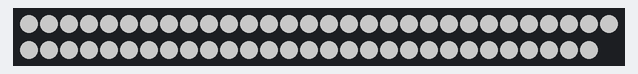
Bench run of a sketch on a simulated Arduino Uno, built with avr-gcc and run on an emulated ATmega328P. Shown: 59 RGB LEDs in strip order, left to right, continuing on the next row. Dim RGB values are drawn brighter than linear.

Above: at 0.1 s.
At 2.1 s:
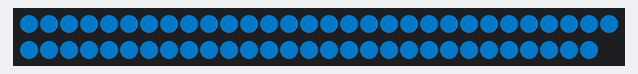
At 4.1 s:
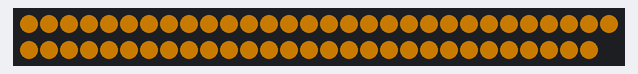
At 6.1 s:
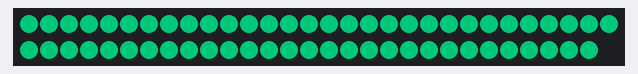
At 8.1 s:
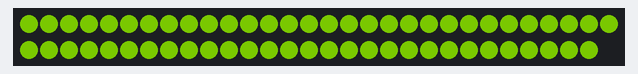
At 38.6 s:
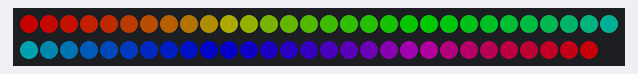

Measured:
- what the display in image 1 shows lasts 2.0 s, from 2.0 s to 4.0 s

The sketch:

test.ino
```cpp
#include <Adafruit_NeoPixel.h>
#ifdef __AVR__
  #include <avr/power.h>
#endif


#define PIN 6 //Arduino6ピンから出力
#define NUM_LED 59 // 1m60LED
#define BRIGHTNESS 100 //明るさ
#define Start 0 //スタート
#define End 59 //エンド

Adafruit_NeoPixel strip1 = Adafruit_NeoPixel(NUM_LED, PIN, NEO_GRBW + NEO_KHZ800);


//じわじわの値
  byte neopix_gamma[] = {
    0,  0,  0,  0,  0,  0,  0,  0,  0,  0,  0,  0,  0,  0,  0,  0,
    0,  0,  0,  0,  0,  0,  0,  0,  0,  0,  0,  0,  1,  1,  1,  1,
    1,  1,  1,  1,  1,  1,  1,  1,  1,  2,  2,  2,  2,  2,  2,  2,
    2,  3,  3,  3,  3,  3,  3,  3,  4,  4,  4,  4,  4,  5,  5,  5,
    5,  6,  6,  6,  6,  7,  7,  7,  7,  8,  8,  8,  9,  9,  9, 10,
   10, 10, 11, 11, 11, 12, 12, 13, 13, 13, 14, 14, 15, 15, 16, 16,
   17, 17, 18, 18, 19, 19, 20, 20, 21, 21, 22, 22, 23, 24, 24, 25,
   25, 26, 27, 27, 28, 29, 29, 30, 31, 32, 32, 33, 34, 35, 35, 36,
   37, 38, 39, 39, 40, 41, 42, 43, 44, 45, 46, 47, 48, 49, 50, 50,
   51, 52, 54, 55, 56, 57, 58, 59, 60, 61, 62, 63, 64, 66, 67, 68,
   69, 70, 72, 73, 74, 75, 77, 78, 79, 81, 82, 83, 85, 86, 87, 89,
   90, 92, 93, 95, 96, 98, 99,101,102,104,105,107,109,110,112,114,
  115,117,119,120,122,124,126,127,129,131,133,135,137,138,140,142,
  144,146,148,150,152,154,156,158,160,162,164,167,169,171,173,175,
  177,180,182,184,186,189,191,193,196,198,200,203,205,208,210,213,
  215,218,220,223,225,228,231,233,236,239,241,244,247,249,252,255 };

void setup() {
  // This is for Trinket 5V 16MHz, you can remove these three lines if you are not using a Trinket
  #if defined (__AVR_ATtiny85__)
    if (F_CPU == 16000000) clock_prescale_set(clock_div_1);
  #endif
  // End of trinket special code
  strip1.setBrightness(BRIGHTNESS);
  strip1.begin();
  strip1.show();
}

void loop() {
  fullColor(strip1.Color(0, 0, 0, 255),2000);
  fullColor(strip1.Color(0, 155, 255,0),2000);
  fullColor(strip1.Color(255, 155, 0, 0),2000);
  fullColor(strip1.Color(0, 255, 155, 0),2000);
  fullColor(strip1.Color(155, 255, 0, 0),2000);
  fullColor(strip1.Color(0, 0, 0, 255),2000);
  rhythm1(strip1.Color(0, 0, 0, 255), strip1.Color(0, 0, 0, 1), 20, 1);
  rainbowCycle(10);
  delay(10000000);//ループ防止
}

void fullColor(uint32_t c, uint32_t wait) {
  for(uint16_t i=Start; i<=End; i++) {
    strip1.setPixelColor(i, c);
  }
    strip1.show();
    delay(wait);
}

// 任意に範囲を光らせる
void colorWipeRange(uint32_t c, uint32_t wait, uint32_t startLED1, uint32_t endLED1) {
  for(uint16_t i=startLED1; i<=endLED1; i++) {
    strip1.setPixelColor(i, c);
  }
    strip1.show();
    delay(wait);
}

//基本リズム1 高さは全て同じ
void rhythm1(uint32_t c1, uint32_t c2, uint16_t time, uint8_t wait) {
  for(uint16_t i=0; i<=time; i++){
    // 下から上
    for(uint16_t j=strip1.numPixels() - 1; j>=2; j=j-2) {
      strip1.setPixelColor(j, c1);
      strip1.setPixelColor(j-1, c1);
      strip1.show();
      delay(wait);
    }
    // 上から下。基本黒
    for(uint16_t k=1; k<strip1.numPixels(); k=k+2) {
      strip1.setPixelColor(k, c2);
      strip1.setPixelColor(k+1, c2);
      strip1.show();
      delay(wait);
    }
    delay(50);
  }
}

// 流れながら点滅(単色)
void theaterChase(uint32_t c, uint8_t wait,uint8_t cycle ) {
  for (int j=0; j<cycle; j++) {
    for (int q=0; q < 3; q++) {
      for (uint16_t i=0; i < strip1.numPixels(); i=i+3) {
        strip1.setPixelColor(i+q, c);
      }
      strip1.show();
      delay(wait);

      for (uint16_t i=0; i < strip1.numPixels(); i=i+3) {
        strip1.setPixelColor(i+q, 0);
      }
    }
  }
}


//じわじわホワイト(はやめ)
void pulseWhite(uint16_t time,uint8_t wait,uint8_t speed,uint32_t c, uint32_t startLed1, uint32_t endLed1) {
   for(uint16_t k=0; k<=time-1; k++){
    for(int j = 0; j < 256 ; j = j+speed){
        for(uint16_t i=startLed1; i<endLed1; i++) {
            strip1.setPixelColor(i, strip1.Color(0,0,0, neopix_gamma[j] ) );
        }
          delay(wait);
          strip1.show();
        }

    for(int j = 255; j >= 0 ; j = j-4){
       for(uint16_t i=startLed1; i<endLed1; i++) {
            strip1.setPixelColor(i, strip1.Color(0,0,0, neopix_gamma[j] ) );
        }
          delay(wait);
          strip1.show();
        }
        delay(100);
   }
}

//じわじわホワイト(はやめ)
void pulseBlueIn(uint16_t time,uint8_t wait,uint8_t speed,uint32_t c, uint32_t startLed1, uint32_t endLed1) {
   for(uint16_t k=0; k<=time-1; k++){
    for(int j = 0; j < 256 ; j = j+speed){
      for(uint16_t i=startLed1; i<endLed1; i++) {
        strip1.setPixelColor(i, strip1.Color(0,0,neopix_gamma[j] ) );
      }
      delay(wait);
      strip1.show();
    }
  }
}


// Slightly different, this makes the rainbow equally distributed throughout
void rainbowCycle(uint8_t wait) {
  uint16_t i, j;

  for(j=0; j<256 * 5; j++) { // 5 cycles of all colors on wheel
    for(i=0; i< strip1.numPixels(); i++) {
      strip1.setPixelColor(i, Wheel(((i * 256 / strip1.numPixels()) + j) & 255));
    }
    strip1.show();
    delay(wait);
  }
}


void rainbow(uint8_t wait) {
  uint16_t i, j;
  for(j=0; j<256; j++) {
    for(i=0; i<strip1.numPixels(); i++) {
      strip1.setPixelColor(i, Wheel((i+j) & 255));
    }
    strip1.show();
    delay(wait);
  }
}

// Input a value 0 to 255 to get a color value.
// The colours are a transition r - g - b - back to r.
uint32_t Wheel(byte WheelPos) {
  WheelPos = 255 - WheelPos;
  if(WheelPos < 85) {
    return strip1.Color(255 - WheelPos * 3, 0, WheelPos * 3,0);
  }
  if(WheelPos < 170) {
    WheelPos -= 85;
    return strip1.Color(0, WheelPos * 3, 255 - WheelPos * 3,0);
  }
  WheelPos -= 170;
  return strip1.Color(WheelPos * 3, 255 - WheelPos * 3, 0,0);
}


uint8_t red(uint32_t c) {
  return (c >> 16);
}
uint8_t green(uint32_t c) {
  return (c >> 8);
}
uint8_t blue(uint32_t c) {
  return (c);
}
```
